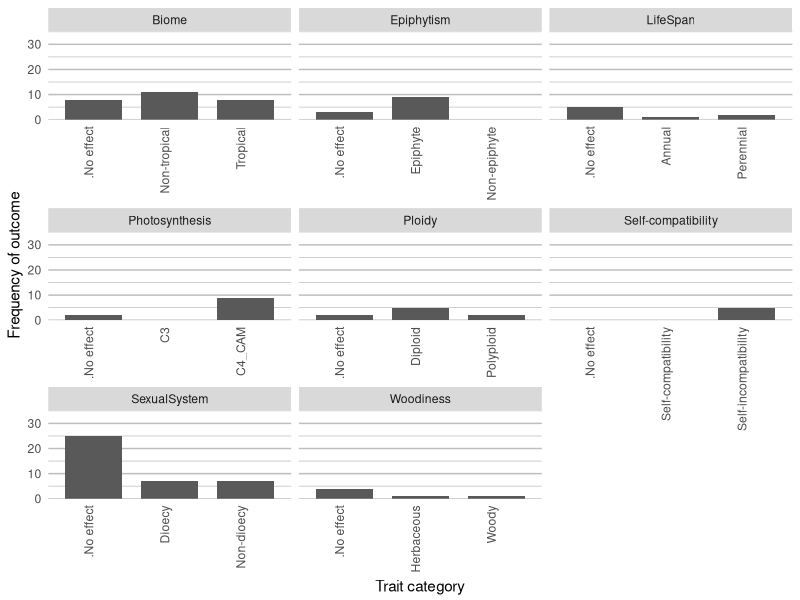

Write the R code that produced this figure. (Note: this script raises an error after producing the figure.)
###
# grouped barplots of diversification differences
###

rm(list=ls())

#Library
library(tidyverse)
library(ggplot2)
library(RColorBrewer)
library(dplyr)
library(patchwork)
library(grid)

#read in full data frame
df <-
  read.csv("data/sse_review_table - main_table.csv")

#choose the columns you want in model (plus study/model_no for formatting)
df <-
  df[, c(
    'study',
    'model_no',
    'sse_model',
    'clade',
    'character_state',
    'trait_level_6',
    'div_inc'
  )]

#make sure columns are the right type
df$character_state <- as.factor(df$character_state)

#examine how many times states were used
sort(table(df$character_state)[table(df$character_state) > 3])

#get states that are tested 4 or more times
hf_states <-
  names(table(df$character_state)[table(df$character_state) > 3])
head(hf_states)

#handpick some comparisons
hand_states <- c(
  "Annual",
  "Perennial",
  "Dioecy",
  "Non-dioecy",
  "C3",
  "C4",
  "CAM",
  "CCM",
  "Non-CCM",
  "C4_CAM",
  "Epiphyte",
  "Hemiepiphytic",
  "Non-epiphyte",
  "Large tree", #to pair with hemiepiphytic
  "Terrestrial",
  "Tropical",
  "Temperate",
  "Non-tropical",
  "Woody",
  "Herbaceous",
  "Self-compatibility",
  "Self-incompatibility",
  "Diploid",
  "Polyploid"
)

#subset dataset to only selected states
hf_df <- df[df$character_state %in% hand_states, ]

#make character state character so can be manipulated
hf_df$character_state <- as.character(hf_df$character_state)

#split lifeform into epiphytism and woodiness
hf_df$trait_level_6[grep("Herbaceous",hf_df$character_state)]<-"Woodiness"
hf_df$trait_level_6[grep("Woody",hf_df$character_state)]<-"Woodiness"

#replace hemiepiphytic tree with epiphyte
hf_df$character_state[grep("Hemiepiphytic",hf_df$character_state)]<-"Epiphyte"

#replace terrestrial/large tree with non-epiphyte
hf_df$character_state[grep("Terrestrial",hf_df$character_state)]<-"Non-epiphyte"
hf_df$character_state[grep("Large tree",hf_df$character_state)]<-"Non-epiphyte"

#replace temperate with Non-tropical
hf_df$character_state[grep("Temperate",hf_df$character_state)]<-"Non-tropical"

#group C4/CAM photosynthesis
hf_df$character_state[grep("Non-CCM",hf_df$character_state)]<-"C3"
hf_df$character_state[grep("CCM",hf_df$character_state)]<-"C4_CAM"
hf_df$character_state[grep("C4",hf_df$character_state)]<-"C4_CAM"
hf_df$character_state[grep("CAM",hf_df$character_state)]<-"C4_CAM"

#modify trait level for grouping
hf_df$trait_level_6[hf_df$trait_level_6 == "MatingSystem"] <- "Self-compatibility"

#remove combination that crept in
hf_df<-hf_df[hf_df$trait_level_6 != "Combination",]

#remove geographic range from Sun et al. paper
hf_df<-hf_df[hf_df$trait_level_6 != "GeographicRange",]

#reduce to a single binary result per model per study
hf_df<-hf_df %>%
  group_by(study, model_no) %>%
  dplyr::slice(which.max(div_inc))

#make div_inc values > 1 (multistate models) = 1
hf_df$div_inc[hf_df$div_inc>1]<-1

#set state to 'no effect' when no change in div rates
hf_df$character_state[grepl(0,hf_df$div_inc)]<-".No effect"

#unique combinations of clade and trait
table(unique(data.frame(hf_df$clade,hf_df$trait_level_6))$hf_df.trait_level_6)

#unique combinations of study and trait
table(unique(data.frame(hf_df$study,hf_df$trait_level_6))$hf_df.trait_level_6)

#number of models per trait
table(hf_df$trait_level_6)

#not run
#remove NA
#agg_st_mod <- na.omit(agg_st_mod)

#count numbers of 0 and 1 per state
df2 <- hf_df %>% group_by(character_state, trait_level_6) %>% summarize(count = n())
head(df2)
#view(df2)

df2<-data.frame(df2)

#add missing combinations
df2<-rbind(df2,c("Non-epiphyte","LifeForm",0))
df2<-rbind(df2,c("Self-compatibility","Self-compatibility",0))
df2<-rbind(df2,c(".No effect","Self-compatibility",0))
df2<-rbind(df2,c("C3","Photosynthesis",0))

#make count numeric
df2$count <- as.numeric(df2$count)

#renaming lifeform to epiphytism for clarity
df2$trait_level_6[df2$trait_level_6=="LifeForm"]<-"Epiphytism"

#color
options(ggplot2.discrete.fill = c("#999999", brewer.pal(5, "Set2")[1]))

#faceted stacked barplot
ggplot(df2, aes(
  x = factor(character_state),
  y = count
)) +
  geom_bar(stat = "identity", width = 0.75) + facet_wrap( ~ trait_level_6, scales =
                                                            "free_x") +
  scale_x_discrete(name = "Trait category") +
  scale_y_continuous(expand = c(0, 0),
                     limits = c(0, 35),
                     name = "Frequency of outcome") +
  scale_fill_discrete(labels = c("No effect", "Effect")) +
  theme(
    axis.text.x = element_text(
      angle = 90,
      vjust = -0.05,
      hjust = 1
    ),
    axis.ticks.x = element_blank(),
    axis.title.x = element_text(vjust = 0.2),
    axis.ticks.y = element_blank(),
    legend.title = element_blank(),
    panel.border = element_blank(),
    panel.grid.minor = element_line(colour = "grey"),
    panel.grid.major.y = element_line(colour = "grey"),
    panel.grid.major.x = element_blank(),
    panel.background = element_rect(fill = "white"),
    legend.position = c(0.85, 0.10),
    legend.background = element_blank()
  )

ggsave(
  "figures/grouped_barplots_states.png",
  width = 20,
  height = 25,
  units = 'cm'
)
